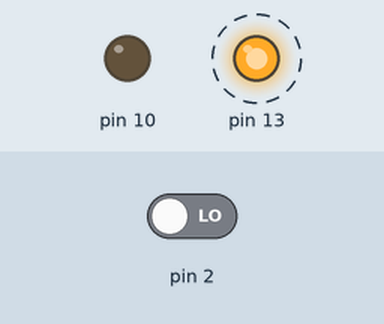
This sketch was run on a simulated Arduino Uno, built with avr-gcc and run on an emulated ATmega328P. Parts: output pins drawn as LEDs (lit = HIGH). Dashed ring = blinking. The inputs (shaded band) are chosen by the test bench; at power-on: pin 2 LOW.

Above: at 4.8 s.
4.9 s: pin 2 driven HIGH
At 6.5 s:
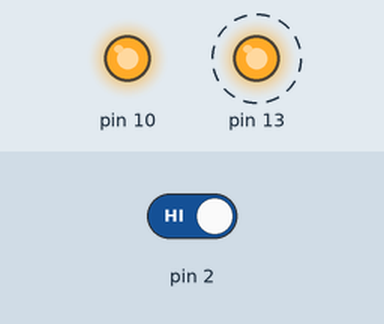
10.9 s: pin 2 driven LOW
At 13.8 s:
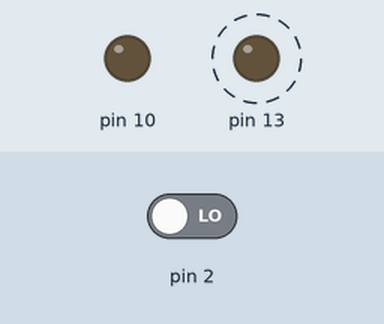
Timing chart, 0 to 22.9 s (numbered marks = the images above; inputs shaded):
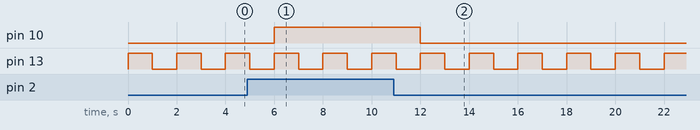

Measured:
- after the input at 4.9 s, pin 10: LOW → HIGH after 1.1 s
- after the input at 10.9 s, pin 10: HIGH → LOW after 1.1 s
- by itself, pin 13: alternates HIGH for 1.0 s and LOW for 1.0 s

The sketch:

sketch_feb7c-step1.ino
```cpp
void setup() {
  pinMode(2, INPUT);
  pinMode(10, OUTPUT);
  pinMode(13, OUTPUT);
  Serial.begin(9600);
}

void loop() {
  int bt = digitalRead(2);
  digitalWrite(10, bt);

  digitalWrite(13, HIGH);
  delay(1000);
  digitalWrite(13, LOW);
  delay(1000);
}
```
